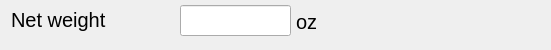
    <widget class="QWidget" name="gb2NetWeightOunces" native="true">
     <property name="geometry">
      <rect>
       <x>30</x>
       <y>256</y>
       <width>551</width>
       <height>50</height>
      </rect>
     </property>
     <property name="font">
      <font>
       <pointsize>15</pointsize>
      </font>
     </property>
     <widget class="QLabel" name="lblNetWt">
      <property name="geometry">
       <rect>
        <x>11</x>
        <y>7</y>
        <width>161</width>
        <height>25</height>
       </rect>
      </property>
      <property name="font">
       <font>
        <pointsize>15</pointsize>
       </font>
      </property>
      <property name="text">
       <string>Net weight</string>
      </property>
     </widget>
     <widget class="hobart::numericLineEdit" name="le2NetWeight">
      <property name="geometry">
       <rect>
        <x>180</x>
        <y>5</y>
        <width>111</width>
        <height>31</height>
       </rect>
      </property>
      <property name="font">
       <font>
        <pointsize>19</pointsize>
       </font>
      </property>
      <property name="text">
       <string notr="true"/>
      </property>
     </widget>
     <widget class="QLabel" name="lbl2UnitSymbolNetWeight">
      <property name="geometry">
       <rect>
        <x>296</x>
        <y>7</y>
        <width>51</width>
        <height>29</height>
       </rect>
      </property>
      <property name="font">
       <font>
        <pointsize>15</pointsize>
       </font>
      </property>
      <property name="toolTip">
       <string notr="true"/>
      </property>
      <property name="statusTip">
       <string notr="true"/>
      </property>
      <property name="text">
       <string notr="true">oz</string>
      </property>
      <property name="alignment">
       <set>Qt::AlignLeading|Qt::AlignLeft|Qt::AlignVCenter</set>
      </property>
     </widget>
    </widget>
